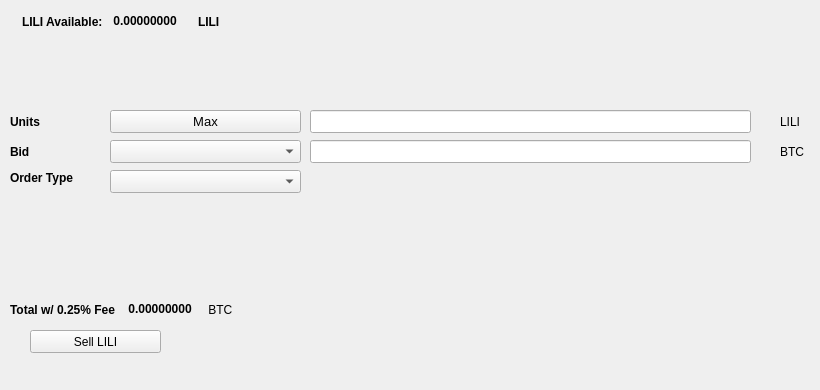
   <widget class="QWidget" name="SellTab">
    <attribute name="title">
     <string>Sell</string>
    </attribute>
    <widget class="QLabel" name="label_16">
     <property name="geometry">
      <rect>
       <x>780</x>
       <y>140</y>
       <width>31</width>
       <height>23</height>
      </rect>
     </property>
     <property name="text">
      <string>BTC</string>
     </property>
    </widget>
    <widget class="QComboBox" name="SellBidcomboBox">
     <property name="geometry">
      <rect>
       <x>110</x>
       <y>140</y>
       <width>191</width>
       <height>23</height>
      </rect>
     </property>
     <property name="font">
      <font>
       <pointsize>10</pointsize>
      </font>
     </property>
    </widget>
    <widget class="QLabel" name="label_18">
     <property name="geometry">
      <rect>
       <x>10</x>
       <y>110</y>
       <width>46</width>
       <height>23</height>
      </rect>
     </property>
     <property name="font">
      <font>
       <weight>75</weight>
       <bold>true</bold>
      </font>
     </property>
     <property name="text">
      <string>Units</string>
     </property>
    </widget>
    <widget class="QPushButton" name="Sell_Max_Amount">
     <property name="geometry">
      <rect>
       <x>110</x>
       <y>110</y>
       <width>191</width>
       <height>23</height>
      </rect>
     </property>
     <property name="font">
      <font>
       <pointsize>10</pointsize>
      </font>
     </property>
     <property name="text">
      <string>Max</string>
     </property>
    </widget>
    <widget class="QLabel" name="label_20">
     <property name="geometry">
      <rect>
       <x>10</x>
       <y>170</y>
       <width>91</width>
       <height>16</height>
      </rect>
     </property>
     <property name="font">
      <font>
       <weight>75</weight>
       <bold>true</bold>
      </font>
     </property>
     <property name="text">
      <string>Order Type</string>
     </property>
    </widget>
    <widget class="QComboBox" name="SellOrdertypeCombo">
     <property name="geometry">
      <rect>
       <x>110</x>
       <y>170</y>
       <width>191</width>
       <height>23</height>
      </rect>
     </property>
     <property name="font">
      <font>
       <pointsize>10</pointsize>
      </font>
     </property>
    </widget>
    <widget class="QLabel" name="label_21">
     <property name="geometry">
      <rect>
       <x>10</x>
       <y>140</y>
       <width>46</width>
       <height>23</height>
      </rect>
     </property>
     <property name="font">
      <font>
       <weight>75</weight>
       <bold>true</bold>
      </font>
     </property>
     <property name="text">
      <string>Bid</string>
     </property>
    </widget>
    <widget class="QLabel" name="label_22">
     <property name="geometry">
      <rect>
       <x>780</x>
       <y>110</y>
       <width>31</width>
       <height>23</height>
      </rect>
     </property>
     <property name="text">
      <string>LILI</string>
     </property>
    </widget>
    <widget class="QLineEdit" name="UnitsInputLILI">
     <property name="geometry">
      <rect>
       <x>310</x>
       <y>110</y>
       <width>441</width>
       <height>23</height>
      </rect>
     </property>
     <property name="font">
      <font>
       <pointsize>9</pointsize>
       <weight>75</weight>
       <bold>true</bold>
      </font>
     </property>
    </widget>
    <widget class="QLineEdit" name="SellBidPriceEdit">
     <property name="geometry">
      <rect>
       <x>310</x>
       <y>140</y>
       <width>441</width>
       <height>23</height>
      </rect>
     </property>
     <property name="font">
      <font>
       <pointsize>9</pointsize>
       <weight>75</weight>
       <bold>true</bold>
      </font>
     </property>
    </widget>
    <widget class="QPushButton" name="SellLILIBTN">
     <property name="geometry">
      <rect>
       <x>30</x>
       <y>330</y>
       <width>131</width>
       <height>23</height>
      </rect>
     </property>
     <property name="text">
      <string>Sell LILI</string>
     </property>
    </widget>
    <widget class="QWidget" name="layoutWidget3">
     <property name="geometry">
      <rect>
       <x>22</x>
       <y>12</y>
       <width>258</width>
       <height>19</height>
      </rect>
     </property>
     <layout class="QHBoxLayout" name="horizontalLayout">
      <item>
       <widget class="QLabel" name="label232_2">
        <property name="font">
         <font>
          <weight>75</weight>
          <bold>true</bold>
         </font>
        </property>
        <property name="text">
         <string>LILI Available:</string>
        </property>
       </widget>
      </item>
      <item>
       <widget class="QLabel" name="LILIAvailableLabel">
        <property name="palette">
         <palette>
          <active>
           <colorrole role="WindowText">
            <brush brushstyle="SolidPattern">
             <color alpha="255">
              <red>0</red>
              <green>0</green>
              <blue>0</blue>
             </color>
            </brush>
           </colorrole>
           <colorrole role="Button">
            <brush brushstyle="SolidPattern">
             <color alpha="255">
              <red>0</red>
              <green>170</green>
              <blue>0</blue>
             </color>
            </brush>
           </colorrole>
           <colorrole role="Light">
            <brush brushstyle="SolidPattern">
             <color alpha="255">
              <red>0</red>
              <green>255</green>
              <blue>0</blue>
             </color>
            </brush>
           </colorrole>
           <colorrole role="Midlight">
            <brush brushstyle="SolidPattern">
             <color alpha="255">
              <red>0</red>
              <green>212</green>
              <blue>0</blue>
             </color>
            </brush>
           </colorrole>
           <colorrole role="Dark">
            <brush brushstyle="SolidPattern">
             <color alpha="255">
              <red>0</red>
              <green>85</green>
              <blue>0</blue>
             </color>
            </brush>
           </colorrole>
           <colorrole role="Mid">
            <brush brushstyle="SolidPattern">
             <color alpha="255">
              <red>0</red>
              <green>113</green>
              <blue>0</blue>
             </color>
            </brush>
           </colorrole>
           <colorrole role="Text">
            <brush brushstyle="SolidPattern">
             <color alpha="255">
              <red>0</red>
              <green>170</green>
              <blue>0</blue>
             </color>
            </brush>
           </colorrole>
           <colorrole role="BrightText">
            <brush brushstyle="SolidPattern">
             <color alpha="255">
              <red>255</red>
              <green>255</green>
              <blue>255</blue>
             </color>
            </brush>
           </colorrole>
           <colorrole role="ButtonText">
            <brush brushstyle="SolidPattern">
             <color alpha="255">
              <red>0</red>
              <green>0</green>
              <blue>0</blue>
             </color>
            </brush>
           </colorrole>
           <colorrole role="Base">
            <brush brushstyle="SolidPattern">
             <color alpha="255">
              <red>255</red>
              <green>255</green>
              <blue>255</blue>
             </color>
            </brush>
           </colorrole>
           <colorrole role="Window">
            <brush brushstyle="SolidPattern">
             <color alpha="255">
              <red>0</red>
              <green>170</green>
              <blue>0</blue>
             </color>
            </brush>
           </colorrole>
           <colorrole role="Shadow">
            <brush brushstyle="SolidPattern">
             <color alpha="255">
              <red>0</red>
              <green>0</green>
              <blue>0</blue>
             </color>
            </brush>
           </colorrole>
           <colorrole role="AlternateBase">
            <brush brushstyle="SolidPattern">
             <color alpha="255">
              <red>127</red>
              <green>212</green>
              <blue>127</blue>
             </color>
            </brush>
           </colorrole>
           <colorrole role="ToolTipBase">
            <brush brushstyle="SolidPattern">
             <color alpha="255">
              <red>255</red>
              <green>255</green>
              <blue>220</blue>
             </color>
            </brush>
           </colorrole>
           <colorrole role="ToolTipText">
            <brush brushstyle="SolidPattern">
             <color alpha="255">
              <red>0</red>
              <green>0</green>
              <blue>0</blue>
             </color>
            </brush>
           </colorrole>
          </active>
          <inactive>
           <colorrole role="WindowText">
            <brush brushstyle="SolidPattern">
             <color alpha="255">
              <red>0</red>
              <green>0</green>
              <blue>0</blue>
             </color>
            </brush>
           </colorrole>
           <colorrole role="Button">
            <brush brushstyle="SolidPattern">
             <color alpha="255">
              <red>0</red>
              <green>170</green>
              <blue>0</blue>
             </color>
            </brush>
           </colorrole>
           <colorrole role="Light">
            <brush brushstyle="SolidPattern">
             <color alpha="255">
              <red>0</red>
              <green>255</green>
              <blue>0</blue>
             </color>
            </brush>
           </colorrole>
           <colorrole role="Midlight">
            <brush brushstyle="SolidPattern">
             <color alpha="255">
              <red>0</red>
              <green>212</green>
              <blue>0</blue>
             </color>
            </brush>
           </colorrole>
           <colorrole role="Dark">
            <brush brushstyle="SolidPattern">
             <color alpha="255">
              <red>0</red>
              <green>85</green>
              <blue>0</blue>
             </color>
            </brush>
           </colorrole>
           <colorrole role="Mid">
            <brush brushstyle="SolidPattern">
             <color alpha="255">
              <red>0</red>
              <green>113</green>
              <blue>0</blue>
             </color>
            </brush>
           </colorrole>
           <colorrole role="Text">
            <brush brushstyle="SolidPattern">
             <color alpha="255">
              <red>0</red>
              <green>170</green>
              <blue>0</blue>
             </color>
            </brush>
           </colorrole>
           <colorrole role="BrightText">
            <brush brushstyle="SolidPattern">
             <color alpha="255">
              <red>255</red>
              <green>255</green>
              <blue>255</blue>
             </color>
            </brush>
           </colorrole>
           <colorrole role="ButtonText">
            <brush brushstyle="SolidPattern">
             <color alpha="255">
              <red>0</red>
              <green>0</green>
              <blue>0</blue>
             </color>
            </brush>
           </colorrole>
           <colorrole role="Base">
            <brush brushstyle="SolidPattern">
             <color alpha="255">
              <red>255</red>
              <green>255</green>
              <blue>255</blue>
             </color>
            </brush>
           </colorrole>
           <colorrole role="Window">
            <brush brushstyle="SolidPattern">
             <color alpha="255">
              <red>0</red>
              <green>170</green>
              <blue>0</blue>
             </color>
            </brush>
           </colorrole>
           <colorrole role="Shadow">
            <brush brushstyle="SolidPattern">
             <color alpha="255">
              <red>0</red>
              <green>0</green>
              <blue>0</blue>
             </color>
            </brush>
           </colorrole>
           <colorrole role="AlternateBase">
            <brush brushstyle="SolidPattern">
             <color alpha="255">
              <red>127</red>
              <green>212</green>
              <blue>127</blue>
             </color>
            </brush>
           </colorrole>
           <colorrole role="ToolTipBase">
            <brush brushstyle="SolidPattern">
             <color alpha="255">
              <red>255</red>
              <green>255</green>
              <blue>220</blue>
             </color>
            </brush>
           </colorrole>
           <colorrole role="ToolTipText">
            <brush brushstyle="SolidPattern">
             <color alpha="255">
              <red>0</red>
              <green>0</green>
              <blue>0</blue>
             </color>
            </brush>
           </colorrole>
          </inactive>
          <disabled>
           <colorrole role="WindowText">
            <brush brushstyle="SolidPattern">
             <color alpha="255">
              <red>0</red>
              <green>85</green>
              <blue>0</blue>
             </color>
            </brush>
           </colorrole>
           <colorrole role="Button">
            <brush brushstyle="SolidPattern">
             <color alpha="255">
              <red>0</red>
              <green>170</green>
              <blue>0</blue>
             </color>
            </brush>
           </colorrole>
           <colorrole role="Light">
            <brush brushstyle="SolidPattern">
             <color alpha="255">
              <red>0</red>
              <green>255</green>
              <blue>0</blue>
             </color>
            </brush>
           </colorrole>
           <colorrole role="Midlight">
            <brush brushstyle="SolidPattern">
             <color alpha="255">
              <red>0</red>
              <green>212</green>
              <blue>0</blue>
             </color>
            </brush>
           </colorrole>
           <colorrole role="Dark">
            <brush brushstyle="SolidPattern">
             <color alpha="255">
              <red>0</red>
              <green>85</green>
              <blue>0</blue>
             </color>
            </brush>
           </colorrole>
           <colorrole role="Mid">
            <brush brushstyle="SolidPattern">
             <color alpha="255">
              <red>0</red>
              <green>113</green>
              <blue>0</blue>
             </color>
            </brush>
           </colorrole>
           <colorrole role="Text">
            <brush brushstyle="SolidPattern">
             <color alpha="255">
              <red>0</red>
              <green>85</green>
              <blue>0</blue>
             </color>
            </brush>
           </colorrole>
           <colorrole role="BrightText">
            <brush brushstyle="SolidPattern">
             <color alpha="255">
              <red>255</red>
              <green>255</green>
              <blue>255</blue>
             </color>
            </brush>
           </colorrole>
           <colorrole role="ButtonText">
            <brush brushstyle="SolidPattern">
             <color alpha="255">
              <red>0</red>
              <green>85</green>
              <blue>0</blue>
             </color>
            </brush>
           </colorrole>
           <colorrole role="Base">
            <brush brushstyle="SolidPattern">
             <color alpha="255">
              <red>0</red>
              <green>170</green>
              <blue>0</blue>
             </color>
            </brush>
           </colorrole>
           <colorrole role="Window">
            <brush brushstyle="SolidPattern">
             <color alpha="255">
              <red>0</red>
              <green>170</green>
              <blue>0</blue>
             </color>
            </brush>
           </colorrole>
           <colorrole role="Shadow">
            <brush brushstyle="SolidPattern">
             <color alpha="255">
              <red>0</red>
              <green>0</green>
              <blue>0</blue>
             </color>
            </brush>
           </colorrole>
           <colorrole role="AlternateBase">
            <brush brushstyle="SolidPattern">
             <color alpha="255">
              <red>0</red>
              <green>170</green>
              <blue>0</blue>
             </color>
            </brush>
           </colorrole>
           <colorrole role="ToolTipBase">
            <brush brushstyle="SolidPattern">
             <color alpha="255">
              <red>255</red>
              <green>255</green>
              <blue>220</blue>
             </color>
            </brush>
           </colorrole>
           <colorrole role="ToolTipText">
            <brush brushstyle="SolidPattern">
             <color alpha="255">
              <red>0</red>
              <green>0</green>
              <blue>0</blue>
             </color>
            </brush>
           </colorrole>
          </disabled>
         </palette>
        </property>
        <property name="font">
         <font>
          <weight>75</weight>
          <bold>true</bold>
         </font>
        </property>
        <property name="text">
         <string> 0.00000000 </string>
        </property>
        <property name="textInteractionFlags">
         <set>Qt::LinksAccessibleByMouse|Qt::TextSelectableByKeyboard|Qt::TextSelectableByMouse</set>
        </property>
       </widget>
      </item>
      <item>
       <widget class="QLabel" name="labelLILI">
        <property name="font">
         <font>
          <weight>75</weight>
          <bold>true</bold>
         </font>
        </property>
        <property name="text">
         <string>LILI</string>
        </property>
       </widget>
      </item>
     </layout>
    </widget>
    <widget class="QWidget" name="layoutWidget">
     <property name="geometry">
      <rect>
       <x>10</x>
       <y>300</y>
       <width>268</width>
       <height>19</height>
      </rect>
     </property>
     <layout class="QHBoxLayout" name="horizontalLayout_2">
      <item>
       <widget class="QLabel" name="label_19">
        <property name="font">
         <font>
          <weight>75</weight>
          <bold>true</bold>
         </font>
        </property>
        <property name="text">
         <string>Total w/ 0.25% Fee </string>
        </property>
       </widget>
      </item>
      <item>
       <widget class="QLabel" name="SellCostLabel">
        <property name="palette">
         <palette>
          <active>
           <colorrole role="WindowText">
            <brush brushstyle="SolidPattern">
             <color alpha="255">
              <red>0</red>
              <green>0</green>
              <blue>0</blue>
             </color>
            </brush>
           </colorrole>
           <colorrole role="Button">
            <brush brushstyle="SolidPattern">
             <color alpha="255">
              <red>0</red>
              <green>170</green>
              <blue>0</blue>
             </color>
            </brush>
           </colorrole>
           <colorrole role="Light">
            <brush brushstyle="SolidPattern">
             <color alpha="255">
              <red>0</red>
              <green>255</green>
              <blue>0</blue>
             </color>
            </brush>
           </colorrole>
           <colorrole role="Midlight">
            <brush brushstyle="SolidPattern">
             <color alpha="255">
              <red>0</red>
              <green>212</green>
              <blue>0</blue>
             </color>
            </brush>
           </colorrole>
           <colorrole role="Dark">
            <brush brushstyle="SolidPattern">
             <color alpha="255">
              <red>0</red>
              <green>85</green>
              <blue>0</blue>
             </color>
            </brush>
           </colorrole>
           <colorrole role="Mid">
            <brush brushstyle="SolidPattern">
             <color alpha="255">
              <red>0</red>
              <green>113</green>
              <blue>0</blue>
             </color>
            </brush>
           </colorrole>
           <colorrole role="Text">
            <brush brushstyle="SolidPattern">
             <color alpha="255">
              <red>0</red>
              <green>170</green>
              <blue>0</blue>
             </color>
            </brush>
           </colorrole>
           <colorrole role="BrightText">
            <brush brushstyle="SolidPattern">
             <color alpha="255">
              <red>255</red>
              <green>255</green>
              <blue>255</blue>
             </color>
            </brush>
           </colorrole>
           <colorrole role="ButtonText">
            <brush brushstyle="SolidPattern">
             <color alpha="255">
              <red>0</red>
              <green>0</green>
              <blue>0</blue>
             </color>
            </brush>
           </colorrole>
           <colorrole role="Base">
            <brush brushstyle="SolidPattern">
             <color alpha="255">
              <red>255</red>
              <green>255</green>
              <blue>255</blue>
             </color>
            </brush>
           </colorrole>
           <colorrole role="Window">
            <brush brushstyle="SolidPattern">
             <color alpha="255">
              <red>0</red>
              <green>170</green>
              <blue>0</blue>
             </color>
            </brush>
           </colorrole>
           <colorrole role="Shadow">
            <brush brushstyle="SolidPattern">
             <color alpha="255">
              <red>0</red>
              <green>0</green>
              <blue>0</blue>
             </color>
            </brush>
           </colorrole>
           <colorrole role="AlternateBase">
            <brush brushstyle="SolidPattern">
             <color alpha="255">
              <red>127</red>
              <green>212</green>
              <blue>127</blue>
             </color>
            </brush>
           </colorrole>
           <colorrole role="ToolTipBase">
            <brush brushstyle="SolidPattern">
             <color alpha="255">
              <red>255</red>
              <green>255</green>
              <blue>220</blue>
             </color>
            </brush>
           </colorrole>
           <colorrole role="ToolTipText">
            <brush brushstyle="SolidPattern">
             <color alpha="255">
              <red>0</red>
              <green>0</green>
              <blue>0</blue>
             </color>
            </brush>
           </colorrole>
          </active>
          <inactive>
           <colorrole role="WindowText">
            <brush brushstyle="SolidPattern">
             <color alpha="255">
              <red>0</red>
              <green>0</green>
              <blue>0</blue>
             </color>
            </brush>
           </colorrole>
           <colorrole role="Button">
            <brush brushstyle="SolidPattern">
             <color alpha="255">
              <red>0</red>
              <green>170</green>
              <blue>0</blue>
             </color>
            </brush>
           </colorrole>
           <colorrole role="Light">
            <brush brushstyle="SolidPattern">
             <color alpha="255">
              <red>0</red>
              <green>255</green>
              <blue>0</blue>
             </color>
            </brush>
           </colorrole>
           <colorrole role="Midlight">
            <brush brushstyle="SolidPattern">
             <color alpha="255">
              <red>0</red>
              <green>212</green>
              <blue>0</blue>
             </color>
            </brush>
           </colorrole>
           <colorrole role="Dark">
            <brush brushstyle="SolidPattern">
             <color alpha="255">
              <red>0</red>
              <green>85</green>
              <blue>0</blue>
             </color>
            </brush>
           </colorrole>
           <colorrole role="Mid">
            <brush brushstyle="SolidPattern">
             <color alpha="255">
              <red>0</red>
              <green>113</green>
              <blue>0</blue>
             </color>
            </brush>
           </colorrole>
           <colorrole role="Text">
            <brush brushstyle="SolidPattern">
             <color alpha="255">
              <red>0</red>
              <green>170</green>
              <blue>0</blue>
             </color>
            </brush>
           </colorrole>
           <colorrole role="BrightText">
            <brush brushstyle="SolidPattern">
             <color alpha="255">
              <red>255</red>
              <green>255</green>
              <blue>255</blue>
             </color>
            </brush>
           </colorrole>
           <colorrole role="ButtonText">
            <brush brushstyle="SolidPattern">
             <color alpha="255">
              <red>0</red>
              <green>0</green>
              <blue>0</blue>
             </color>
            </brush>
           </colorrole>
           <colorrole role="Base">
            <brush brushstyle="SolidPattern">
             <color alpha="255">
              <red>255</red>
              <green>255</green>
              <blue>255</blue>
             </color>
            </brush>
           </colorrole>
           <colorrole role="Window">
            <brush brushstyle="SolidPattern">
             <color alpha="255">
              <red>0</red>
              <green>170</green>
              <blue>0</blue>
             </color>
            </brush>
           </colorrole>
           <colorrole role="Shadow">
            <brush brushstyle="SolidPattern">
             <color alpha="255">
              <red>0</red>
              <green>0</green>
              <blue>0</blue>
             </color>
            </brush>
           </colorrole>
           <colorrole role="AlternateBase">
            <brush brushstyle="SolidPattern">
             <color alpha="255">
              <red>127</red>
              <green>212</green>
              <blue>127</blue>
             </color>
            </brush>
           </colorrole>
           <colorrole role="ToolTipBase">
            <brush brushstyle="SolidPattern">
             <color alpha="255">
              <red>255</red>
              <green>255</green>
              <blue>220</blue>
             </color>
            </brush>
           </colorrole>
           <colorrole role="ToolTipText">
            <brush brushstyle="SolidPattern">
             <color alpha="255">
              <red>0</red>
              <green>0</green>
              <blue>0</blue>
             </color>
            </brush>
           </colorrole>
          </inactive>
          <disabled>
           <colorrole role="WindowText">
            <brush brushstyle="SolidPattern">
             <color alpha="255">
              <red>0</red>
              <green>85</green>
              <blue>0</blue>
             </color>
            </brush>
           </colorrole>
           <colorrole role="Button">
            <brush brushstyle="SolidPattern">
             <color alpha="255">
              <red>0</red>
              <green>170</green>
              <blue>0</blue>
             </color>
            </brush>
           </colorrole>
           <colorrole role="Light">
            <brush brushstyle="SolidPattern">
             <color alpha="255">
              <red>0</red>
              <green>255</green>
              <blue>0</blue>
             </color>
            </brush>
           </colorrole>
           <colorrole role="Midlight">
            <brush brushstyle="SolidPattern">
             <color alpha="255">
              <red>0</red>
              <green>212</green>
              <blue>0</blue>
             </color>
            </brush>
           </colorrole>
           <colorrole role="Dark">
            <brush brushstyle="SolidPattern">
             <color alpha="255">
              <red>0</red>
              <green>85</green>
              <blue>0</blue>
             </color>
            </brush>
           </colorrole>
           <colorrole role="Mid">
            <brush brushstyle="SolidPattern">
             <color alpha="255">
              <red>0</red>
              <green>113</green>
              <blue>0</blue>
             </color>
            </brush>
           </colorrole>
           <colorrole role="Text">
            <brush brushstyle="SolidPattern">
             <color alpha="255">
              <red>0</red>
              <green>85</green>
              <blue>0</blue>
             </color>
            </brush>
           </colorrole>
           <colorrole role="BrightText">
            <brush brushstyle="SolidPattern">
             <color alpha="255">
              <red>255</red>
              <green>255</green>
              <blue>255</blue>
             </color>
            </brush>
           </colorrole>
           <colorrole role="ButtonText">
            <brush brushstyle="SolidPattern">
             <color alpha="255">
              <red>0</red>
              <green>85</green>
              <blue>0</blue>
             </color>
            </brush>
           </colorrole>
           <colorrole role="Base">
            <brush brushstyle="SolidPattern">
             <color alpha="255">
              <red>0</red>
              <green>170</green>
              <blue>0</blue>
             </color>
            </brush>
           </colorrole>
           <colorrole role="Window">
            <brush brushstyle="SolidPattern">
             <color alpha="255">
              <red>0</red>
              <green>170</green>
              <blue>0</blue>
             </color>
            </brush>
           </colorrole>
           <colorrole role="Shadow">
            <brush brushstyle="SolidPattern">
             <color alpha="255">
              <red>0</red>
              <green>0</green>
              <blue>0</blue>
             </color>
            </brush>
           </colorrole>
           <colorrole role="AlternateBase">
            <brush brushstyle="SolidPattern">
             <color alpha="255">
              <red>0</red>
              <green>170</green>
              <blue>0</blue>
             </color>
            </brush>
           </colorrole>
           <colorrole role="ToolTipBase">
            <brush brushstyle="SolidPattern">
             <color alpha="255">
              <red>255</red>
              <green>255</green>
              <blue>220</blue>
             </color>
            </brush>
           </colorrole>
           <colorrole role="ToolTipText">
            <brush brushstyle="SolidPattern">
             <color alpha="255">
              <red>0</red>
              <green>0</green>
              <blue>0</blue>
             </color>
            </brush>
           </colorrole>
          </disabled>
         </palette>
        </property>
        <property name="font">
         <font>
          <weight>75</weight>
          <bold>true</bold>
         </font>
        </property>
        <property name="autoFillBackground">
         <bool>false</bool>
        </property>
        <property name="text">
         <string> 0.00000000</string>
        </property>
        <property name="textInteractionFlags">
         <set>Qt::LinksAccessibleByMouse|Qt::TextSelectableByMouse</set>
        </property>
       </widget>
      </item>
      <item>
       <widget class="QLabel" name="label_17">
        <property name="font">
         <font>
          <weight>50</weight>
          <bold>false</bold>
         </font>
        </property>
        <property name="text">
         <string> BTC</string>
        </property>
       </widget>
      </item>
     </layout>
    </widget>
    <widget class="QLabel" name="label_23">
     <property name="geometry">
      <rect>
       <x>460</x>
       <y>300</y>
       <width>281</width>
       <height>81</height>
      </rect>
     </property>
     <property name="text">
      <string/>
     </property>
     <property name="pixmap">
      <pixmap>:/images/bittrex</pixmap>
     </property>
    </widget>
   </widget>
